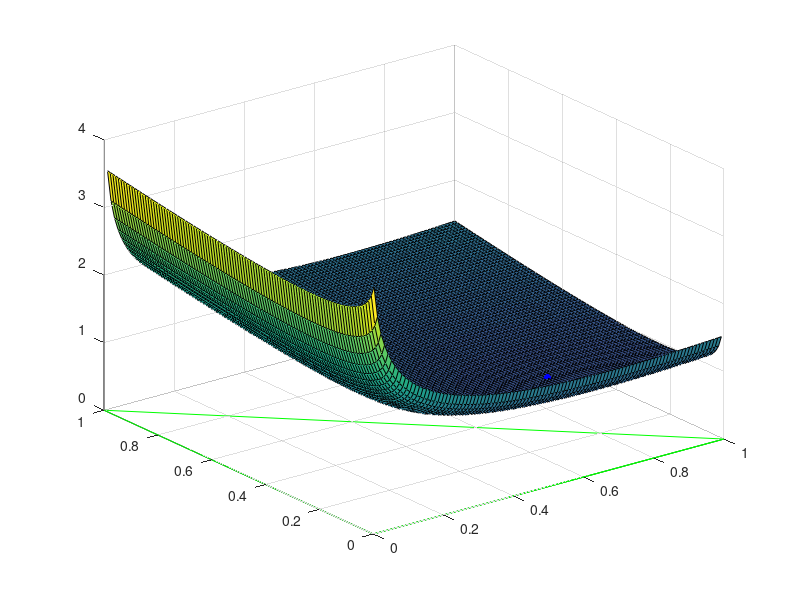

The MATLAB script that drew this image: (Note: this script raises an error after producing the figure.)
clear all;
close all;
clc;

addpath('./utility');

%% Define parameter of simulation
beta = 0.4;
gamma = 1/14;
mu = 0.2;

%% Lyapunov function
V = @(xs,xi,xse,xie) real(xs - xse*log(xs/xse) + xi - xie*log(xi/xie));
Vd = @(xs,xi,xse,xie) real( (1- xse./xs).*(mu-mu*xs-beta*xi.*xs) + ...
    (1-xie./xi).*(beta*xs.*xi-xi*(gamma+mu)));

[xs,xi] = meshgrid(0.01:0.01:1,0.01:0.01:1);
xe = [(gamma+mu)/beta, (mu/beta)*(beta/(gamma+mu) - 1)];

%% Plot V
fig = figure();

% Plot equilibrium point
scatter3(xe(1,1),xe(1,2), V(xe(1,1),xe(1,2),xe(1,1),xe(1,2)),'b','filled');
hold on

% Print ROI
plot3([0 1 0 0 0 1], [0 0 0 1 1 0], [0 0 0 0 0 0] , 'g');

% Plot V
surf(xs,xi,V(xs,xi,xe(1,1),xe(1,2)));

% Figure paramters
legendLabel = {'Equilibrum point', 'Region of interest', 'Lyapunov V'};
setFigure(fig,"V - R_0 > 1",legendLabel);
hold off

%% Plot Vd
fig = figure();

% Plot equilibrium point
scatter3(xe(1,1),xe(1,2), V(xe(1,1),xe(1,2),xe(1,1),xe(1,2)),'b','filled');
hold on

% Print ROI
plot3([0 1 0 0 0 1], [0 0 0 1 1 0], [0 0 0 0 0 0] , 'g');

% Plot V
surf(xs,xi,Vd(xs,xi,xe(1,1),xe(1,2)));

% Figure paramters
legendLabel = {'Equilibrum point', 'Region of interest', 'V dot'};
setFigure(fig,"V dot - R_0 > 1",legendLabel);
hold off